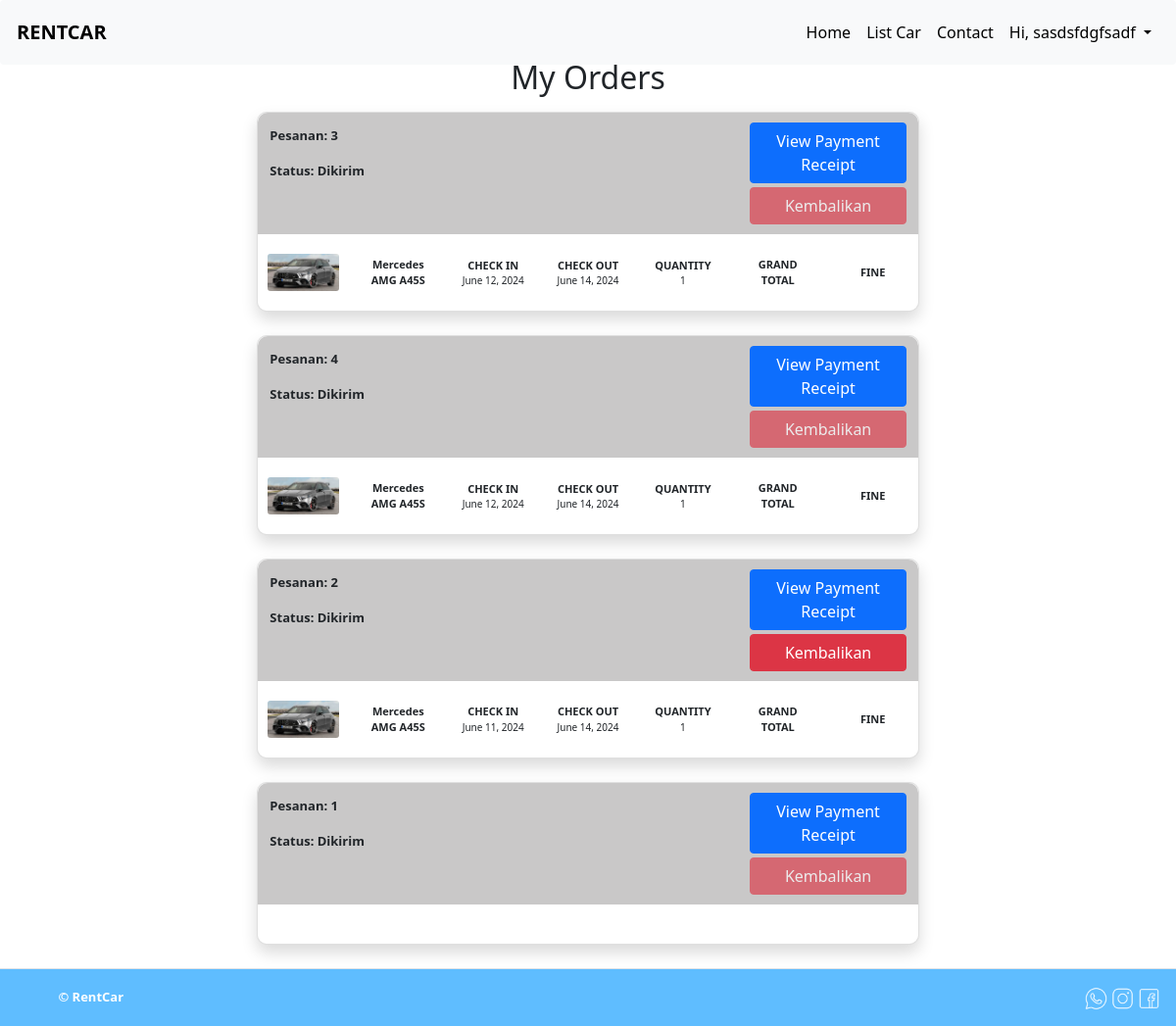
The page /pesanan/my-order/ (signed in) on the database as committed earlier.
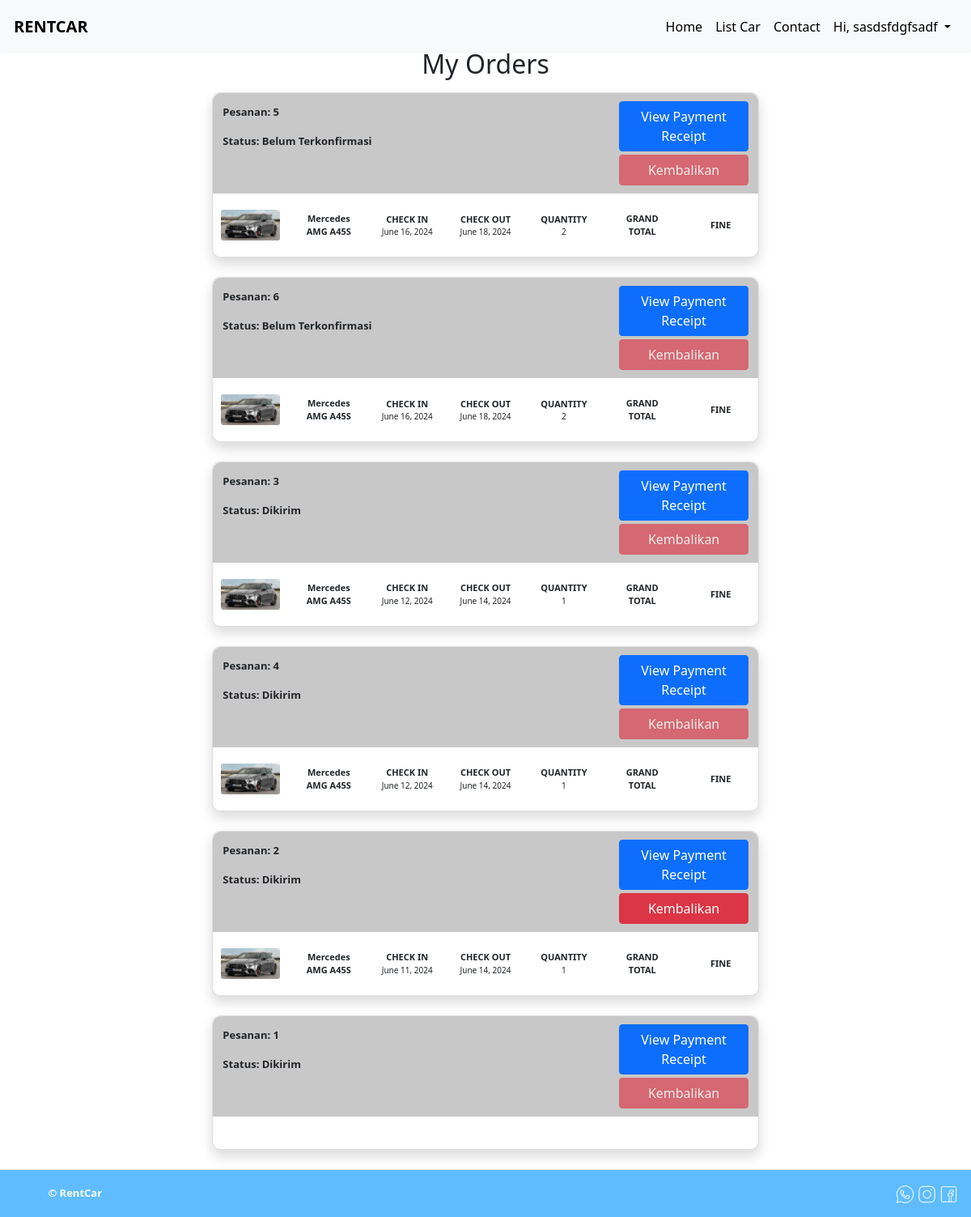
The same page on the database as committed later.
### pesanan/models.py (models this page shows, shortened)
class Order(models.Model):
    id_user = models.ForeignKey(User, on_delete=models.CASCADE)
    start_date = models.DateField()
    end_date = models.DateField()
    grand_total = models.BigIntegerField()
    STATUS_CHOICES = (
        ("Belum Terkonfirmasi", "Belum Terkonfirmasi"),
        ("Terkonfirmasi", "Terkonfirmasi"),
        ("Dikirim", "Dikirim"),
    )
    status = models.CharField(max_length=20, choices=STATUS_CHOICES)
    payment_receipt_image_path = models.ImageField(upload_to="images/")
    photo_kk = models.ImageField(upload_to="images/")
    photo_ktp = models.ImageField(upload_to="images/")
    telephone = models.IntegerField()
    address = models.TextField()
    created_at = models.DateField(auto_now_add=True)
    updated_at = models.DateTimeField(auto_now=True)
    fine = models.BigIntegerField(default=0)

class OrderItem(models.Model):
    id_order = models.ForeignKey(Order, on_delete=models.CASCADE)
    id_mobils = models.ForeignKey(Mobils, on_delete=models.CASCADE)
    quantity = models.IntegerField()
    created_at = models.DateField(auto_now_add=True)
    updated_at = models.DateTimeField(auto_now=True)

### mobil/models.py (models this page shows, shortened)
class Mobils(models.Model):
    TRANSMISSION = [
        ('Manual', 'Manual'),
        ('Automatic', 'Automatic'),
    ]
    TYPE_CAR = [
        ('Convertible','Convertible'),
        ('Coupe','Coupe'),
        ('Sedan','Sedan'),
        ('Hatchback','Hatchback'),
        ('SUV','SUV'),
        ('MPV','MPV'),
    ]
    name = models.CharField(max_length=100)
    stock = models.PositiveIntegerField()
    image1 = models.ImageField(upload_to="images/")
    image2 = models.ImageField(upload_to="images/")
    image3 = models.ImageField(upload_to="images/")
    pricePerDay = models.IntegerField()
    transmission = models.CharField(max_length=10, choices=TRANSMISSION)
    typeCar = models.CharField(max_length=20, choices=TYPE_CAR)
    description = models.CharField(max_length=150)
    seat = models.CharField(max_length=10)
    created_at = models.DateTimeField(auto_now_add=True)
    updated_at = models.DateTimeField(auto_now=True)

### pesanan/views.py (the view)
# urls.py: path('my-order/', views.MyOrder, name="MyOrder"),
@login_required
def MyOrder(request):
    current_user = request.user
    if not request.user.is_authenticated:
        return redirect("user:loginUser")
    orders = Order.objects.filter(id_user=current_user).order_by('-start_date')
    for order in orders:
        order.grand_total = currency(order.grand_total)
        order.fine = currency(order.fine)
        order.items = OrderItem.objects.filter(id_order=order).select_related('id_mobils')
    return render(request, 'user/pesananSaya.html', {'orders': orders, 'current_user': current_user})

### utils/currency.py (called while the page is built)
def currency(amount):
    try:
        amount = Decimal(amount)
        return format_currency(amount, 'IDR', locale='id_ID')
    except (InvalidOperation, TypeError, ValueError):
        return "Invalid amount"

### templates/user/pesananSaya.html (shortened to what the changed rows need)
{% extends '../base.html' %}
{% load static %}
{% block headers %}
<link rel="stylesheet" href="{% static 'css/user/pesananSaya.css' %}">
{% endblock headers %}
{% block contents %}
<main class="container-fluid" style="margin-top:5%">
        {% if orders %}
        <div class="row d-flex justify-content-center">
        <h2 class="text-center mb-3 ">My Orders</h2>
        {% for order in orders %}
        <div class="col-md-7 mb-4 ">
            <div class="card shadow">
                <div class="cardbody">
                    <div class="header row d-flex justify-content-between ">
                        <div class="col-4 mt-1">
                            <p class="card-text">Pesanan: {{ order.id }}</p>
                            <p class="card-text">Status: {{ order.status }}</p>
                        </div>
                        <div class="col-4 text-end">
                            {% if order.payment_receipt_image_path %}
                            <button type="button" class="btn shadow-none btn-primary button-side-top mb-1" data-bs-toggle="modal" data-bs-target="#receiptModal{{ order.id }}">
                                View Payment Receipt
                            </button>
                            {% else %}
                            <p class="card-text">No payment receipt available.</p>
                            {% endif %}
                            {% if order.returnorder_set.last.status == "Dikembalikan" %}
                            <button type="button" class="btn shadow-none btn-danger button-side-top disabled">Kembalikan</button>
                            {% else %}
                            {% if order.status == "Belum Terkonfirmasi" %}
                            <button type="button" class="btn shadow-none btn-danger button-side-top disabled">Kembalikan</button>
                            {% elif order.status == "Terkonfirmasi" %}
                            <button type="button" class="btn shadow-none btn-danger button-side-top disabled">Kembalikan</button>
                            {% else %}
                            <button type="button" class="btn shadow-none btn-danger button-side-top" data-bs-toggle="modal" data-bs-target="#returnModal{{ order.id }}">Kembalikan</button>
                            {% endif %}
                            {% endif %}
                        </div>
                    </div>
                    <div class="row body-value d-flex justify-content-between align-items-center">
                        {% for item in order.items %}
                        <div class="col text-center">
                            <img src="{{ item.id_mobils.image1.url }}" class="card-img" alt="{{ item.id_mobils.name }}">
                        </div>
                        <div class="col text-center">
                            <div class="col header-card">{{ item.id_mobils.name }}</div>
                        </div>
                        <div class="col text-center">
                            <div class="col header-card">CHECK IN</div>
                            <div class="col value-card">{{ order.start_date }}</div>
                        </div>
                        <div class="col text-center">
                            <div class="col header-card">CHECK OUT</div>
                            <div class="col value-card">{{ order.end_date }}</div>
                        </div>
                        <div class="col text-center">
                            <div class="col header-card">QUANTITY</div>
                            <div class="col value-card">{{ item.quantity }}</div>
                        </div>
                        <div class="col text-center">
                            <div class="col header-card">GRAND TOTAL</div>
                        </div>
                        <div class="col text-center">
                            <div class="col header-card">FINE</div>
                        </div>
                        {% endfor %}
                    </div>
                </div>
            </div>
        </div>
    {% endfor %}
        </div>
        {% else %}
        <p class="text-center">You have no orders.</p>
        {% endif %}
    </main>
    {% endblock contents %}

Rows that differ between the two databases and show on the page:
added Order: id "5", status "Belum Terkonfirmasi", shows "Kembalikan", start_date "June 16, 2024", end_date "June 18, 2024"
added OrderItem: id_mobils.image1 (picture), id_mobils.name "Mercedes AMG A45S", quantity "2", shown under "5"
added Order: id "6", status "Belum Terkonfirmasi", shows "Kembalikan", start_date "June 16, 2024", end_date "June 18, 2024"
added OrderItem: id_mobils.image1 (picture), id_mobils.name "Mercedes AMG A45S", quantity "2", shown under "6"
